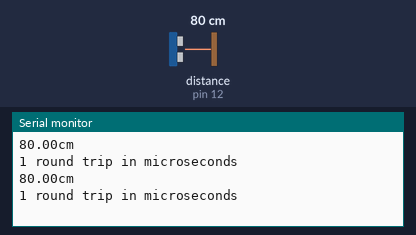
Recording of a sketch running on a simulated Arduino Uno, built for the host (arithmetic inside an expression is 32-bit, double 64-bit). Shown: the last lines printed to the serial monitor. The inputs (shaded band) are chosen by the test bench; at power-on: distance to the obstacle (sensor on pin 12) 80 cm. The echo pulse lasts 58.3 µs per cm.

Above: at 2.2 s.
2.3 s: distance to the obstacle (sensor on pin 12) set to 2 cm
At 3.5 s:
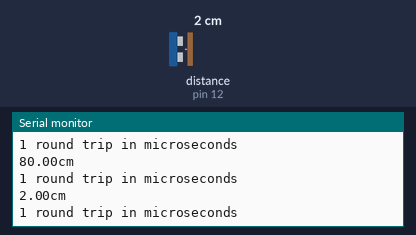
3.8 s: distance to the obstacle (sensor on pin 12) set to 4 cm
At 4.9 s:
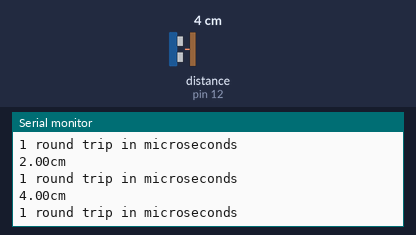
Timing chart, 0 to 6.8 s (numbered marks = the images above; inputs shaded):
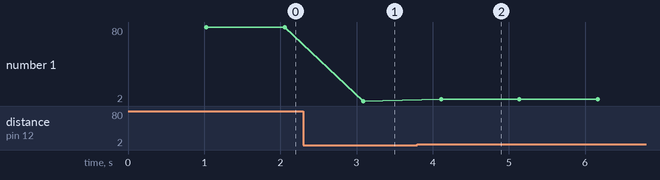

The sketch:

mySR04_Example.ino
```cpp
//www.elegoo.com
//2016.12.08
#include "SR04.h"
#define TRIG_PIN 12
#define ECHO_PIN 11
SR04 sr04 = SR04(ECHO_PIN,TRIG_PIN);
float a;

void setup() {
   Serial.begin(9600);
   delay(1000);
}

void loop() {
  long pingDuration;

   a=sr04.Distance();
   pingDuration = sr04.pingTime();
   Serial.print(a);
   Serial.println("cm");
   Serial.print(pingDuration);
   Serial.println(" round trip in microseconds");
   delay(1000);
}
```

Measured:
- after the input at 2.3 s, the serial monitor: prints a new line after 0.79 s (image 1)
- after the input at 3.8 s, the serial monitor: prints a new line after 0.31 s (image 2)
- plotted number 1: 80 → 2 after the input at 2.3 s, 2 → 4 after the input at 3.8 s
